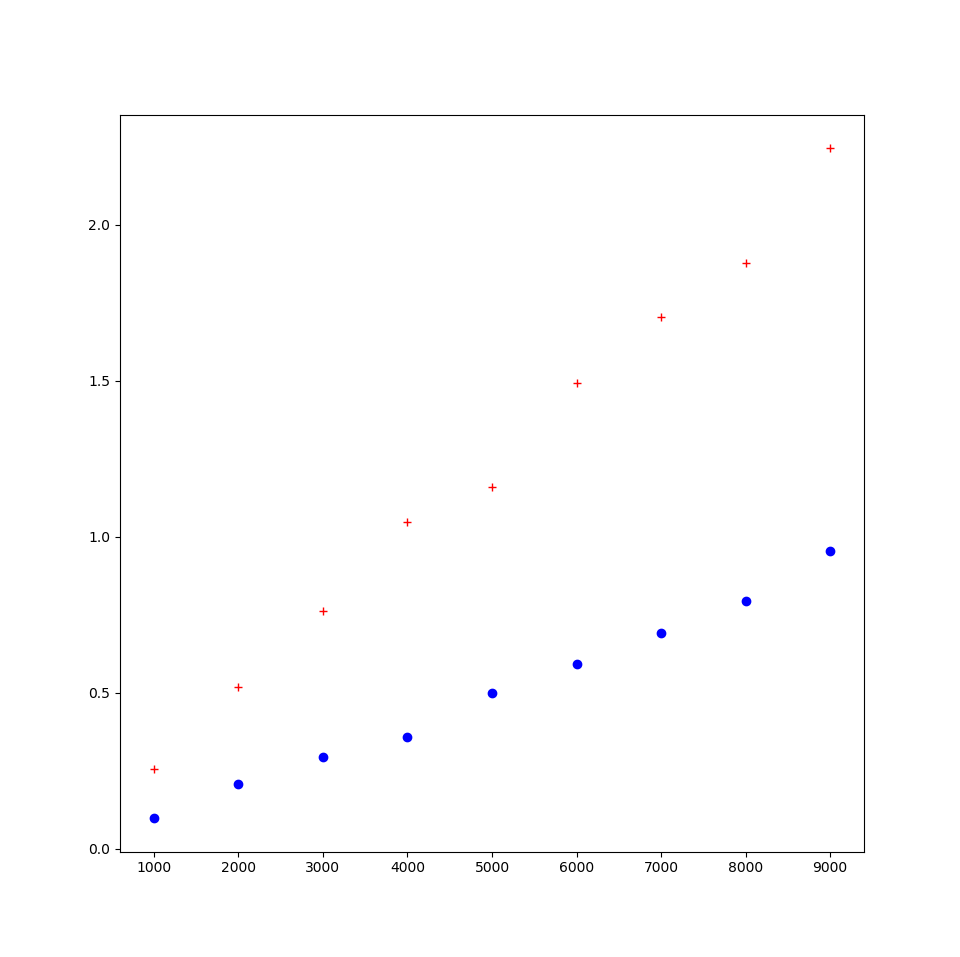

The script that drew this image:
from numpy import arange 
import random
import matplotlib.pyplot as plt
mu = 0.1
sigma = 0.5

dt = 0.001

x0 = 0
tmax = 1
timesteps = arange(1000, 10000, 1000)

def generateFINALPOS(t):
	x = 0
	for i in t:
		x = x + mu * dt + sigma * random.gauss(0,1) * dt**0.5
	return x	

averageFinalPOS = []
sdDEV = []
for j in timesteps:
	numofTrials = 2000
	finalPOS = []
	for i in range(numofTrials):
		t_list = arange(0,j*dt, dt)
		end = generateFINALPOS(t_list)
		finalPOS.append(end)
	
	averageFinalPOS.append(sum(finalPOS) / len(finalPOS))
	term1 = sum([i**2 for i in finalPOS]) / len(finalPOS)
	term2 = (sum(finalPOS) / len(finalPOS) ) ** 2
	
	sdDEV.append(term1 - term2)

plt.plot(timesteps, averageFinalPOS, 'bo')
plt.plot(timesteps, sdDEV, 'r+')



plt.show()
